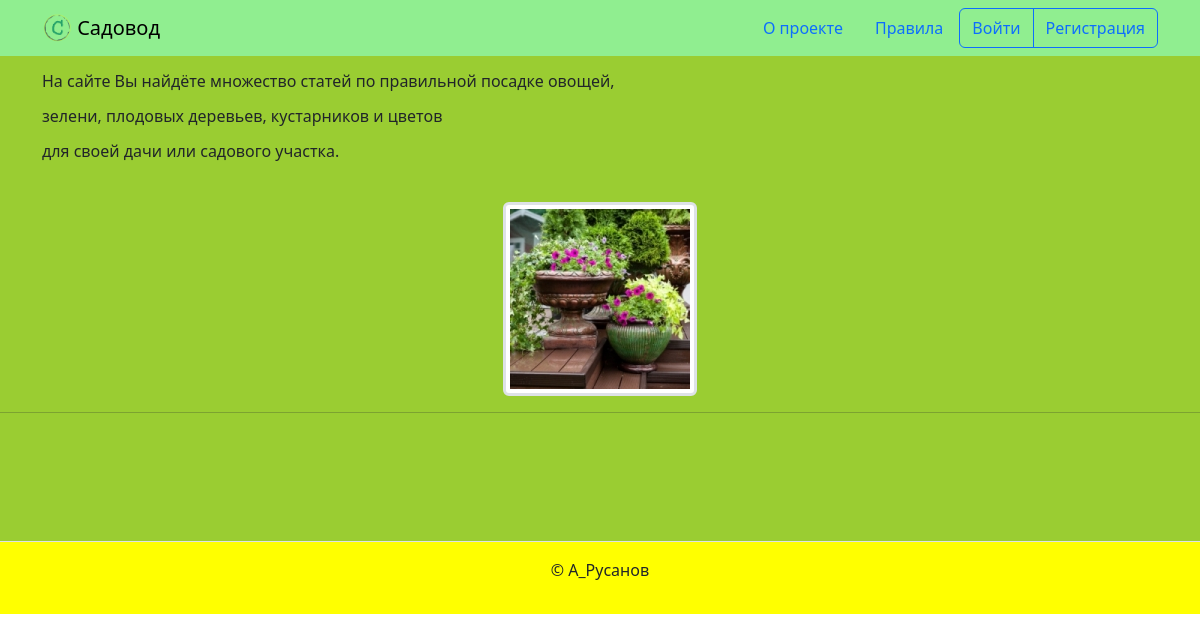
The app's page /, older data.
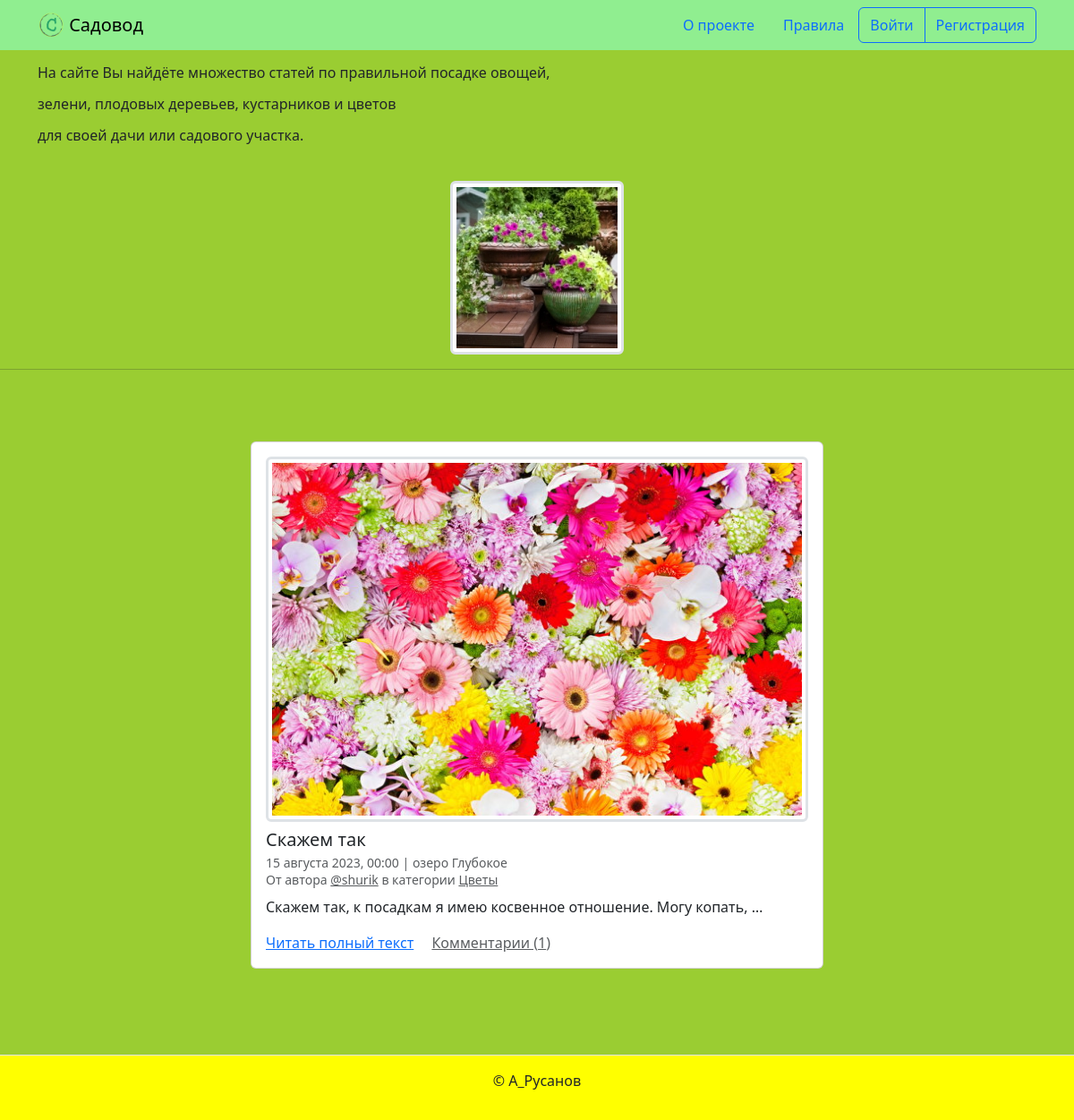
The same page, newer data.
### posts/models.py (models this page shows, shortened)
class PublishedModel(models.Model):
    is_published = models.BooleanField(
        default=True,
        verbose_name='Опубликовано',
        help_text='Снимите галочку, чтобы скрыть публикацию.'
    )
    created_at = models.DateTimeField(
        auto_now_add=True,
        verbose_name='Добавлено'
    )
    class Meta:
        abstract = True

class Post(PublishedModel):
    title = models.CharField(max_length=256, verbose_name='Заголовок')
    text = models.TextField(verbose_name='Текст')
    pub_date = models.DateTimeField(
        verbose_name='Дата и время публикации',
        help_text='Если установить дату'
                  ' и время в будущем —'
                  ' можно делать отложенные публикации.'
    )
    image = models.ImageField('Фото', upload_to='post_images', blank=True)
    author = models.ForeignKey(
        User,
        on_delete=models.CASCADE,
        verbose_name='Автор публикации',
        related_name='posts'
    )
    location = models.ForeignKey(
        'Location',
        on_delete=models.SET_NULL,
        null=True, blank=True,
        verbose_name='Местоположение',
        related_name='posts',
    )
    category = models.ForeignKey(
        'Category',
        on_delete=models.SET_NULL,
        null=True, verbose_name='Категория',
        related_name='posts',
    )
    class Meta:
        verbose_name = 'публикация'
        verbose_name_plural = 'Публикации'

class Location(PublishedModel):
    name = models.CharField(
        max_length=256,
        verbose_name='Название места',
    )
    class Meta:
        verbose_name = 'местоположение'
        verbose_name_plural = 'Местоположения'

class Category(PublishedModel):
    title = models.CharField(max_length=256, verbose_name='Заголовок')
    description = models.TextField(verbose_name='Описание')
    slug = models.SlugField(
        unique=True,
        verbose_name='Идентификатор',
        help_text='Идентификатор страницы для URL; разрешены символы'
                  ' латиницы, цифры, дефис и подчёркивание.'
    )
    class Meta:
        verbose_name = 'категория'
        verbose_name_plural = 'Категории'

### posts/views.py (the view)
# urls.py: path('', views.IndexListView.as_view(), name='index'),
class IndexListView(ListView):
    model = Post
    template_name = 'posts/index.html'
    paginate_by = 10
    queryset = Post.objects.select_related(
        'location', 'author', 'category'
    ).filter(
        pub_date__lte=timezone.now(),
        is_published=True,
        category__is_published=True,
    ).order_by('-pub_date').annotate(comment_count=Count('post_comments'))
    def get_context_data(self, **kwargs):
        context = super().get_context_data(**kwargs)
        context['comment_count'] = Comment.objects.annotate(Count('id'))
        return context

### templates/posts/index.html (shortened to what this page needs)
{% extends "base.html" %}
{% block content %}
  {% for post in page_obj %}
    <article class="mb-5">
      {% include "includes/post_card.html" %}
    </article>
  {% endfor %}
{% endblock %}

### templates/includes/post_card.html (shortened to what this page needs)
<div class="col d-flex justify-content-center">
  <div class="card" style="width: 40rem;">
    <div class="card-body">
      {% if post.image %}
        <a href="{{ post.image.url }}" target="_blank">
          <img class="border-3 rounded img-fluid img-thumbnail mb-2 mx-auto d-block" src="{{ post.image.url }}">
        </a>
      {% endif %}
      <h5 class="card-title">{{ post.title }}</h5>
      <h6 class="card-subtitle mb-2 text-muted">
        <small>
          {{ post.pub_date|date:"d E Y, H:i" }} | {% if post.location and post.location.is_published %}{{ post.location.name }}{% else %}Планета Земля{% endif %}<br>
          От автора <a class="text-muted" href="{% url 'posts:profile' post.author %}">@{{ post.author.username }}</a> в
          категории {% include "includes/category_link.html" %}
        </small>
      </h6>
      <p class="card-text">{{ post.text|truncatewords:10 }}</p>
      <a href="{% url 'posts:post_detail' post.id %}" class="card-link">Читать полный текст</a>
      <a href="{% url 'posts:post_detail' post.id %}" class="card-link text-muted">Комментарии ({{ post.comment_count }})</a>
    </div>
  </div>
</div>

### templates/includes/category_link.html
<a class="text-muted" href="{% url 'posts:category_posts' post.category.slug %}">
  {{ post.category.title }}
</a>

Row changes from the older to the newer data that the page shows:
added Post: image (picture), title "Скажем так", pub_date "15 августа 2023, 00:00", location.name "озеро Глубокое", author.username "shurik", category "Цветы", text "Скажем так, к посадкам я имею косвенное отношение. Могу копать, …", comment_count "1"
